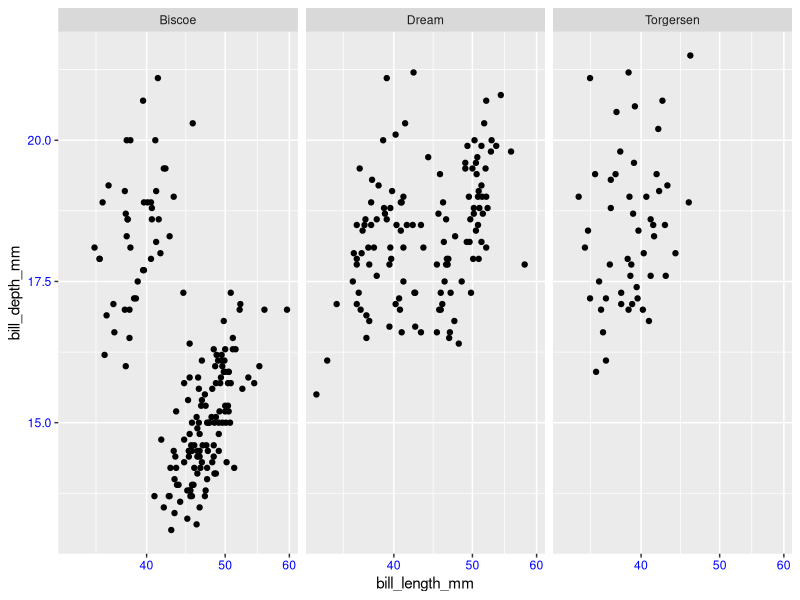
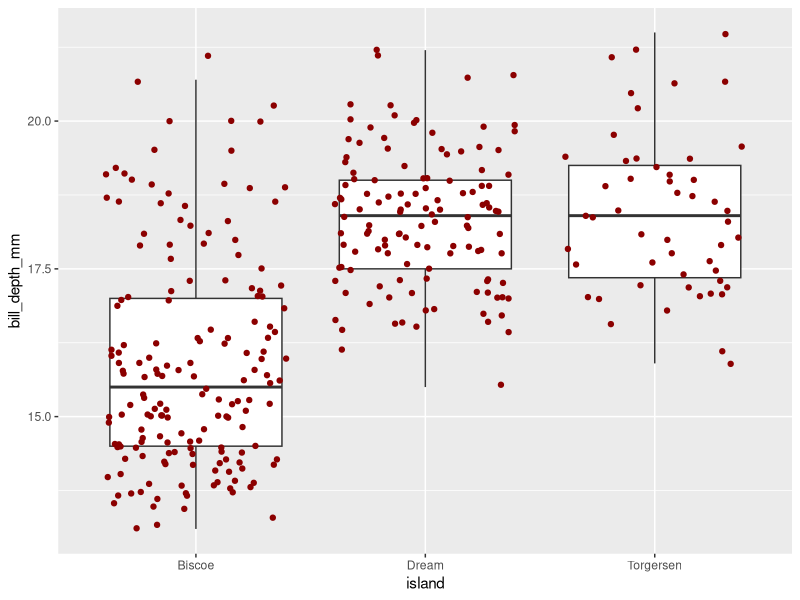
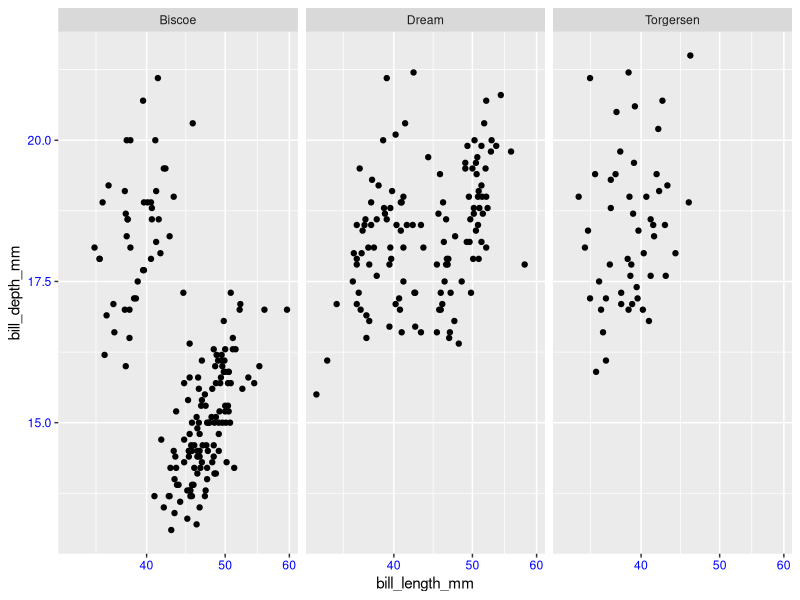
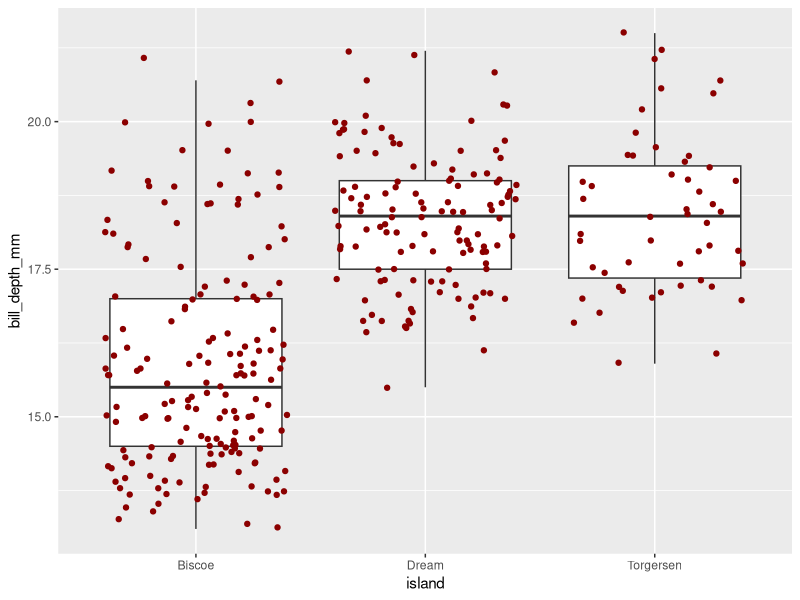

These charts were generated, in order, by the following R code:
library(tidyverse)
library(palmerpenguins)

p <- penguins %>% ggplot() + # Otra forma de introducir los datos
  geom_point(aes(x = bill_length_mm, y = bill_depth_mm)) + # Capa del objeto geométrico, indicando la capa estética
  scale_x_continuous(trans = "log10") + # capa escala para modificar la escala del eje x
  theme(axis.text = element_text(color = "blue")) + # capa estilo para modificar el color del texto de los ejes
  facet_wrap(~island) # capa multipanel

p

ggsave(file = "../assets/002_001_scatterplot.png",p,width = 4, height = 4, units = "in", dpi = 100)


p <- penguins %>% ggplot() + 
  geom_boxplot(aes(x = island, y = bill_depth_mm), outlier.shape = NA) + # usamos geom_boxplot para visualizar el boxplot
  geom_jitter(aes(x = island, y = bill_depth_mm), color = "darkred") # A continuación se introducen los puntos coloreados de rojo (el orden es importante)

p
ggsave(file = "../assets/002_002_boxpoints.png",p,width = 4, height = 4, units = "in", dpi = 100)
